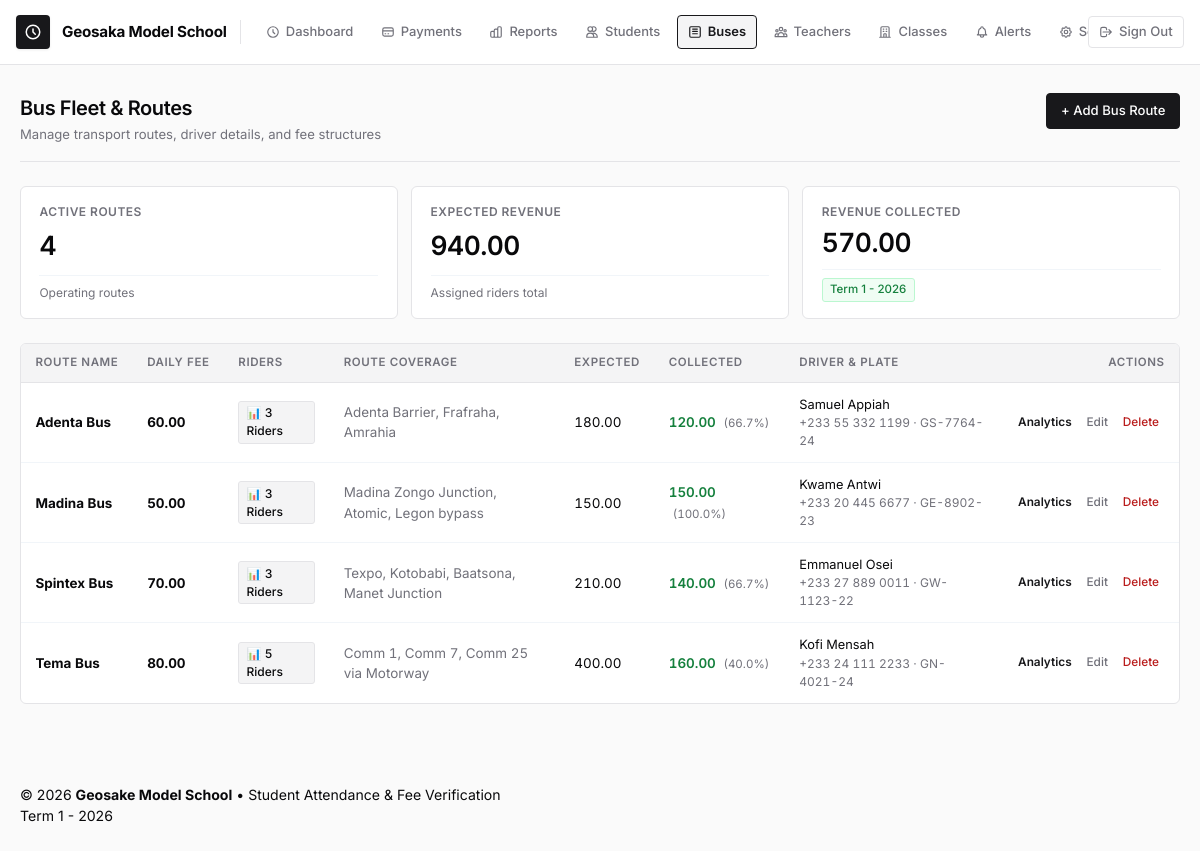
The app's page /buses/ (signed in) with its own data.
### attendance/models.py (models this page shows, shortened)
class SchoolSetting(models.Model):
    key = models.CharField(max_length=60, unique=True, help_text="Configuration key name")
    value = models.CharField(max_length=255, help_text="Configuration value")
    description = models.CharField(max_length=255, blank=True, help_text="Short explanation of what this controls")
    updated_at = models.DateTimeField(auto_now=True)
    class Meta:
        verbose_name = 'School Setting'
        verbose_name_plural = 'School Settings'
        ordering = ['key']
    @classmethod
    def get_setting(cls, key, default=None):
        try:
            item = cls.objects.filter(key=key).first()
            if item and item.value is not None:
                return item.value
        except Exception:
            pass
        return default

class Bus(models.Model):
    name = models.CharField(max_length=100, unique=True, help_text="e.g. 'Tema Bus', 'Madina Bus', 'Spintex Bus'")
    fee = models.DecimalField(max_digits=10, decimal_places=2, default=Decimal('0.00'), help_text="Fee charged for this bus route")
    route_description = models.CharField(max_length=255, blank=True, help_text="Major stops or pickup zones")
    driver_name = models.CharField(max_length=100, blank=True)
    driver_phone = models.CharField(max_length=30, blank=True)
    plate_number = models.CharField(max_length=50, blank=True)
    is_active = models.BooleanField(default=True)
    created_at = models.DateTimeField(auto_now_add=True)
    updated_at = models.DateTimeField(auto_now=True)
    class Meta:
        verbose_name = 'Bus'
        verbose_name_plural = 'Buses'
        ordering = ['name']

### attendance/views.py (the view)
# urls.py: path('buses/', views.bus_list_view, name='bus_list'),
@finance_required
def bus_list_view(request):
    buses = Bus.objects.all().order_by('name')
    period = getattr(settings, 'CURRENT_ACADEMIC_PERIOD', 'Term 1 - 2026')
    bus_data = []
    total_fleet_expected = Decimal('0.00')
    total_fleet_collected = Decimal('0.00')
    for b in buses:
        student_count = b.students.filter(is_active=True).count()
        expected = Decimal(student_count) * b.fee
        total_fleet_expected += expected
        collected = FeePayment.objects.filter(
            fee_type='BUS',
            student__bus=b,
            period=period
        ).aggregate(total=Sum('amount'))['total'] or Decimal('0.00')
        total_fleet_collected += collected
        bus_data.append({
            'bus': b,
            'student_count': student_count,
            'expected_revenue': expected,
            'collected_revenue': collected,
            'collection_pct': round((collected / expected * 100), 1) if expected > 0 else 0,
        })
    context = {
        'bus_data': bus_data,
        'total_buses': buses.count(),
        'total_fleet_expected': total_fleet_expected,
        'total_fleet_collected': total_fleet_collected,
        'period': period,
    }
    return render(request, 'attendance/buses.html', context)

### templates/attendance/buses.html (shortened to what this page needs)
{% extends 'base.html' %}
{% block content %}
<div class="page-header">
    <div class="page-title-group">
        <h2>Bus Fleet & Routes</h2>
        <p>Manage transport routes, driver details, and fee structures</p>
    </div>
    <div class="header-actions">
        {% if user.profile.is_principal %}
        <a href="{% url 'bus_create' %}" class="btn-primary">
            + Add Bus Route
        </a>
        {% endif %}
    </div>
</div>
<div class="stats-grid">
    <div class="stat-card">
        <div class="stat-header">
            <span class="stat-title">Active Routes</span>
        </div>
        <div class="stat-value">{{ total_buses }}</div>
        <div class="stat-footer">
            <span>Operating routes</span>
        </div>
    </div>
    <div class="stat-card">
        <div class="stat-header">
            <span class="stat-title">Expected Revenue</span>
        </div>
        <div class="stat-value">{{ currency }}{{ total_fleet_expected|floatformat:2 }}</div>
        <div class="stat-footer">
            <span>Assigned riders total</span>
        </div>
    </div>
    <div class="stat-card">
        <div class="stat-header">
            <span class="stat-title">Revenue Collected</span>
        </div>
        <div class="stat-value">{{ currency }}{{ total_fleet_collected|floatformat:2 }}</div>
        <div class="stat-footer">
            <span class="stat-badge stat-badge-success">{{ period }}</span>
        </div>
    </div>
</div>
<div class="table-card desktop-only">
    <div class="table-responsive">
        <table class="data-table">
            <thead>
                <tr>
                    <th>Route Name</th>
                    <th>Daily Fee</th>
                    <th>Riders</th>
                    <th>Route Coverage</th>
                    <th>Expected</th>
                    <th>Collected</th>
                    <th>Driver & Plate</th>
                    <th style="text-align: right;">Actions</th>
                </tr>
            </thead>
            <tbody>
                {% for item in bus_data %}
                    <tr>
                        <td>
                            <div>
                                <strong style="color: var(--text-main);">{{ item.bus.name }}</strong>
                            </div>
                        </td>
                        <td>
                            <strong>{{ currency }}{{ item.bus.fee|floatformat:2 }}</strong>
                        </td>
                        <td>
                            <a href="{% url 'bus_analytics' item.bus.id %}" class="class-badge" style="text-decoration: none; cursor: pointer; transition: opacity 0.15s ease;" title="View payment analytics">
                                📊 {{ item.student_count }} Riders
                            </a>
                        </td>
                        <td style="color: var(--text-muted); max-width: 250px;">
                            {{ item.bus.route_description|default:"—" }}
                        </td>
                        <td>
                            <span>{{ currency }}{{ item.expected_revenue|floatformat:2 }}</span>
                        </td>
                        <td>
                            <div>
                                <span style="font-weight: 600; color: var(--success-text);">{{ currency }}{{ item.collected_revenue|floatformat:2 }}</span>
                                <span style="font-size: 0.72rem; color: var(--text-muted); margin-left: 0.25rem;">({{ item.collection_pct }}%)</span>
                            </div>
                        </td>
                        <td>
                            <div style="font-size: 0.8rem;">
                                <div>{{ item.bus.driver_name|default:"Unassigned" }}</div>
                                <div style="color: var(--text-muted); font-size: 0.75rem;">{{ item.bus.driver_phone }} {% if item.bus.plate_number %}· {{ item.bus.plate_number }}{% endif %}</div>
                            </div>
                        </td>
                        <td style="text-align: right; white-space: nowrap;">
                            <a href="{% url 'bus_analytics' item.bus.id %}" class="btn-table-action" style="color: var(--primary); font-weight: 600;" title="Payment Analytics">
                                Analytics
                            </a>
                            {% if user.profile.is_principal %}
                            <a href="{% url 'bus_update' item.bus.id %}" class="btn-table-action">Edit</a>
                            <a href="{% url 'bus_delete' item.bus.id %}" class="btn-table-action" style="color: var(--danger-text);">Delete</a>
                            {% endif %}
                        </td>
                    </tr>
                {% endfor %}
            </tbody>
        </table>
    </div>
</div>
{% endblock %}

### templates/base.html (shortened to what this page needs)
{% load static %}
<!DOCTYPE html>
<html lang="en">
<head>
    <link rel="stylesheet" href="{% static 'css/style.css' %}?v=1.3">
</head>
<body data-currency="{{ CURRENCY_SYMBOL }}">
    <header class="navbar">
        <div class="navbar-inner">
            <div class="navbar-left">
                <div class="brand-wrapper">
                    <a href="{% if user.profile and user.profile.role == 'ACCOUNTANT' %}{% url 'payment_list' %}{% else %}{% url 'dashboard' %}{% endif %}" class="brand-logo-icon" title="{{ SCHOOL_NAME }}">
                        <svg width="18" height="18" fill="none" viewBox="0 0 24 24" stroke="currentColor">
                            <path stroke-linecap="round" stroke-linejoin="round" stroke-width="2"
                                d="M12 8v4l3 3m6-3a9 9 0 11-18 0 9 9 0 0118 0z" />
                        </svg>
                    </a>
                    <div class="brand-text">
                        <span class="brand-title">{{ SCHOOL_NAME }}</span>
                    </div>
                </div>
                <nav class="main-nav">
                <ul class="nav-links">
                    {% if user.is_authenticated and user.profile.role != 'ACCOUNTANT' %}
                    <li>
                        <a href="{% if user.profile and user.profile.is_bus_fee_teacher and user.profile.assigned_bus %}{% url 'bus_analytics' user.profile.assigned_bus.pk %}{% else %}{% url 'dashboard' %}{% endif %}"
                            class="nav-link {% if request.resolver_match.url_name == 'dashboard' or request.resolver_match.url_name == 'bus_analytics' and user.profile.is_bus_fee_teacher %}active{% endif %}">
                            <svg fill="none" viewBox="0 0 24 24" stroke="currentColor">
                                <path stroke-linecap="round" stroke-linejoin="round" stroke-width="2"
                                    d="M12 8v4l3 3m6-3a9 9 0 11-18 0 9 9 0 0118 0z" />
                            </svg>
                            {% if user.profile and user.profile.is_bus_fee_teacher %}Bus Roster{% elif user.profile and user.profile.role == 'TEACHER' %}Class Roster{% else %}Dashboard{% endif %}
                        </a>
                    </li>
                    {% endif %}
                    {% if user.profile.can_view_revenue %}
                    <li>
                        <a href="{% url 'payment_list' %}"
                            class="nav-link {% if 'payment' in request.resolver_match.url_name %}active{% endif %}">
                            <svg fill="none" viewBox="0 0 24 24" stroke="currentColor">
                                <path stroke-linecap="round" stroke-linejoin="round" stroke-width="2"
                                    d="M3 10h18M7 15h1m4 0h1m-7 4h12a3 3 0 003-3V8a3 3 0 00-3-3H6a3 3 0 00-3 3v8a3 3 0 003 3z" />
                            </svg>
                            Payments
                        </a>
                    </li>
                    <li>
                        <a href="{% url 'reports' %}"
                            class="nav-link {% if request.resolver_match.url_name == 'reports' %}active{% endif %}">
                            Reports
                        </a>
                    </li>
                    {% endif %}
                    {% if user.profile.can_view_revenue or user.profile.can_register_students or user.profile.is_teacher %}
                    <li>
                        <a href="{% url 'student_list' %}"
                            class="nav-link {% if 'student' in request.resolver_match.url_name %}active{% endif %}">
                            <svg fill="none" viewBox="0 0 24 24" stroke="currentColor">
                                <path stroke-linecap="round" stroke-linejoin="round" stroke-width="2"
                                    d="M12 4.354a4 4 0 110 5.292M15 21H3v-1a6 6 0 0112 0v1zm0 0h6v-1a6 6 0 00-9-5.197M13 7a4 4 0 11-8 0 4 4 0 018 0z" />
                            </svg>
                            Students
                        </a>
                    </li>
                    {% endif %}
                    {% if user.profile.can_view_revenue %}
                    <li>
                        <a href="{% url 'bus_list' %}"
                            class="nav-link {% if 'bus' in request.resolver_match.url_name %}active{% endif %}">
                            <svg fill="none" viewBox="0 0 24 24" stroke="currentColor">
                                <path stroke-linecap="round" stroke-linejoin="round" stroke-width="2"
                                    d="M8 7h8m-8 4h8m-8 4h8M5 3h14a2 2 0 012 2v14a2 2 0 01-2 2H5a2 2 0 01-2-2V5a2 2 0 012-2z" />
                            </svg>
                            Buses
                        </a>
                    </li>
                    <li>
                        <a href="{% url 'teacher_list' %}"
                            class="nav-link {% if 'teacher' in request.resolver_match.url_name %}active{% endif %}">
                            Teachers
                        </a>
                    </li>
                    {% endif %}
                    {% if user.profile.is_principal %}
                    <li>
                        <a href="{% url 'class_list' %}"
                            class="nav-link {% if 'class' in request.resolver_match.url_name %}active{% endif %}">
                            <svg fill="none" viewBox="0 0 24 24" stroke="currentColor">
                                <path stroke-linecap="round" stroke-linejoin="round" stroke-width="2"
                                    d="M19 21V5a2 2 0 00-2-2H7a2 2 0 00-2 2v16m14 0h2m-2 0h-5m-9 0H3m2 0h5M9 7h1m-1 4h1m4-4h1m-1 4h1m-5 10v-5a1 1 0 011-1h2a1 1 0 011 1v5m-4 0h4" />
                            </svg>
                            Classes
                        </a>
                    </li>
                    <li>
                        <a href="{% url 'notifications' %}"
                            class="nav-link {% if request.resolver_match.url_name == 'notifications' %}active{% endif %}">
                            Alerts
                        </a>
                    </li>
                    <li>
                        <a href="{% url 'school_settings' %}"
                            class="nav-link {% if request.resolver_match.url_name == 'school_settings' %}active{% endif %}">
                            Settings
                        </a>
                    </li>
                    {% endif %}
                </ul>
            </nav>
        </div>
        <div class="nav-actions">
                {% if user.is_authenticated %}
                    {% if user.profile.is_principal or user.is_superuser %}
                    <a href="{% url 'logout' %}" class="btn-signout" title="Sign Out" style="display: inline-flex; align-items: center; gap: 0.35rem; padding: 0.35rem 0.65rem; border: 1px solid var(--border); border-radius: var(--radius-sm); background: var(--surface-card); color: var(--text-muted); font-size: 0.82rem; font-weight: 500; text-decoration: none;">
                        <svg width="14" height="14" fill="none" viewBox="0 0 24 24" stroke="currentColor">
                            <path stroke-linecap="round" stroke-linejoin="round" stroke-width="2"
                                d="M17 16l4-4m0 0l-4-4m4 4H7m6 4v1a3 3 0 01-3 3H6a3 3 0 01-3-3V7a3 3 0 013-3h4a3 3 0 013 3v1" />
                        </svg>
                        <span>Sign Out</span>
                    </a>
                    {% endif %}
                {% else %}
                    <a href="{% url 'login' %}" class="btn-secondary">
                        Sign In
                    </a>
                {% endif %}
            </div>
        </div>
    </header>
    <main class="container">
        {% block content %}{% endblock %}
    </main>
    <footer class="site-footer">
        <div class="container footer-inner">
            <div>
                &copy; 2026 <strong>Geosake Model School</strong> &bull; Student Attendance & Fee Verification
            </div>
            <div>
                {{ CURRENT_ACADEMIC_PERIOD }}
            </div>
        </div>
    </footer>
</body>
</html>

### records on screen
SchoolSetting: value "Geosaka Model School"
Bus: bus.name "Adenta Bus", bus.fee "60.00", student_count "3", bus.route_description "Adenta Barrier, Frafraha, Amrahia", expected_revenue "180.00", collected_revenue "120.00", collection_pct "66.7", bus.driver_name "Samuel Appiah", bus.driver_phone "+233 55 332 1199", bus.plate_number "GS-7764-24"
Bus: bus.name "Madina Bus", bus.fee "50.00", student_count "3", bus.route_description "Madina Zongo Junction, Atomic, Legon bypass", expected_revenue "150.00", collected_revenue "150.00", collection_pct "100.0", bus.driver_name "Kwame Antwi", bus.driver_phone "+233 20 445 6677", bus.plate_number "GE-8902-23"
Bus: bus.name "Spintex Bus", bus.fee "70.00", student_count "3", bus.route_description "Texpo, Kotobabi, Baatsona, Manet Junction", expected_revenue "210.00", collected_revenue "140.00", collection_pct "66.7", bus.driver_name "Emmanuel Osei", bus.driver_phone "+233 27 889 0011", bus.plate_number "GW-1123-22"
Bus: bus.name "Tema Bus", bus.fee "80.00", student_count "5", bus.route_description "Comm 1, Comm 7, Comm 25 via Motorway", expected_revenue "400.00", collected_revenue "160.00", collection_pct "40.0", bus.driver_name "Kofi Mensah", bus.driver_phone "+233 24 111 2233", bus.plate_number "GN-4021-24"

### other values on screen
{{ total_buses }} "4"
{{ total_fleet_expected|floatformat:2 }} "940.00"
{{ total_fleet_collected|floatformat:2 }} "570.00"
{{ period }} "Term 1 - 2026"
{{ CURRENT_ACADEMIC_PERIOD }} "Term 1 - 2026"
